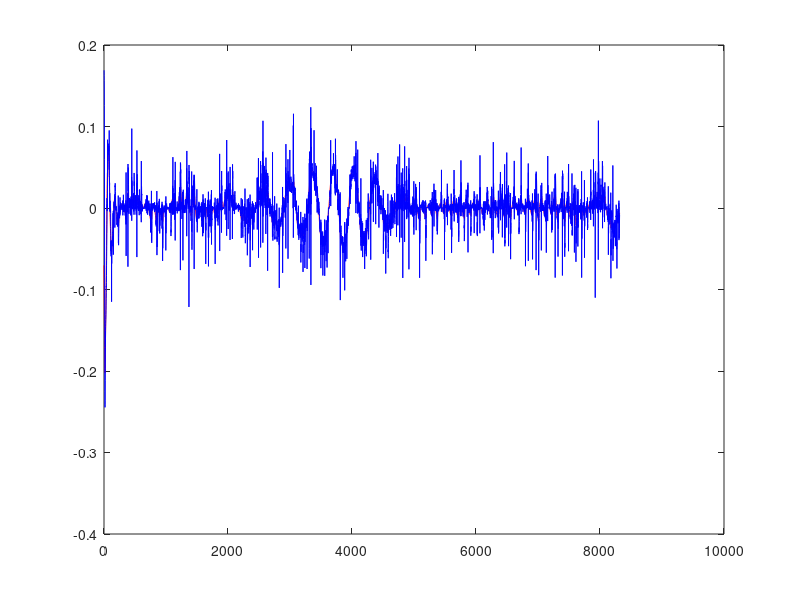

Write MATLAB code to recreate this figure.
load ./matlab_data/miu_sine_data.mat
% x, y, theta, v_command, omega_command, throttle_cmd, steering_cmd, omega
my_input = miu_sine(1:end-2, 5);
my_output = miu_sine(3:end, 8);
t = 1:size(my_input, 1);
plot(t, my_input,'r-', t, my_output, 'b-')